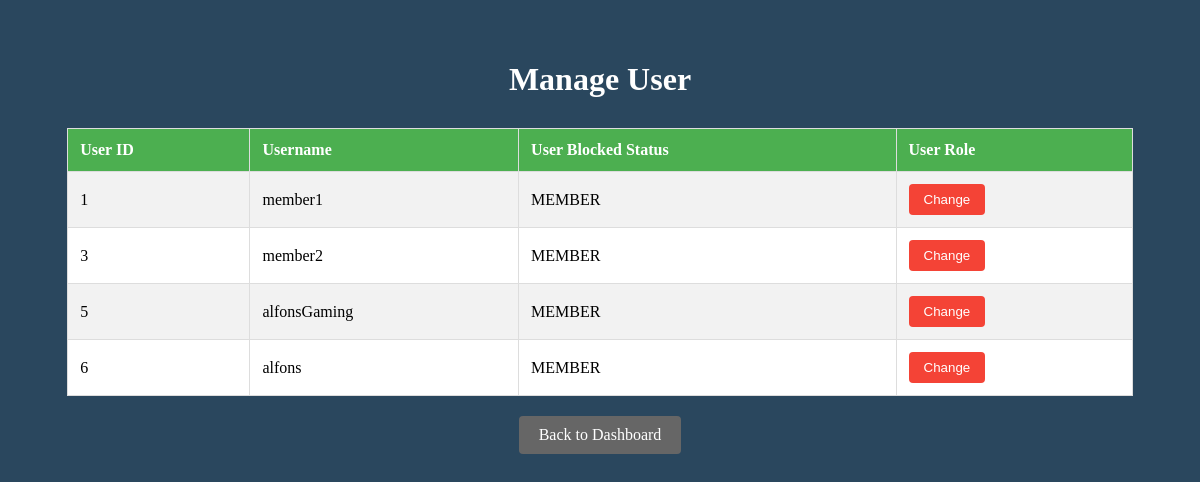
Before: /FrontEnd/html/Admin/changeUserRole.php (signed in) with the older database file.
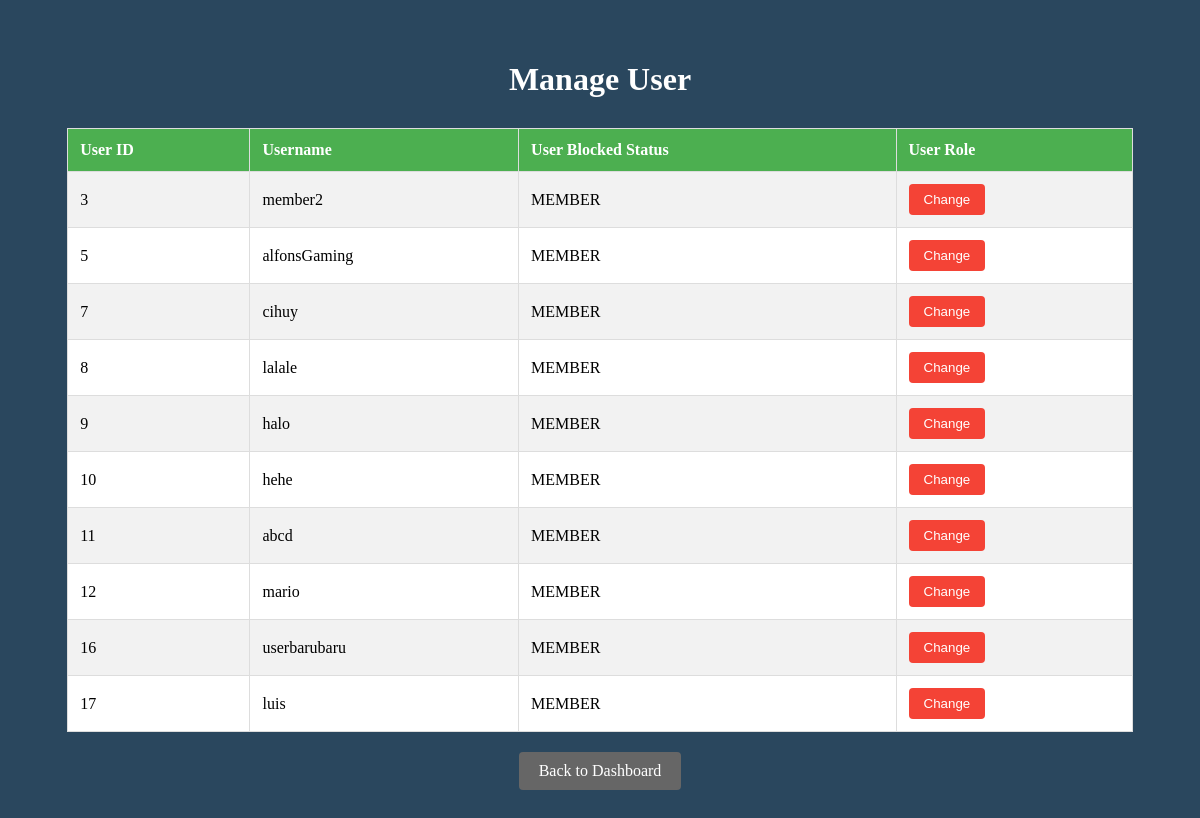
After: the same page with the newer database file.
### tables this page shows
CREATE TABLE `users` (
  `user_id` int(11) NOT NULL,
  `user_name` varchar(20) NOT NULL,
  `user_password` varchar(255) NOT NULL,
  `user_wallet` int(10) DEFAULT 0,
  `user_block_status` varchar(10) NOT NULL DEFAULT 'UNBLOCKED',
  `user_profile_picture` varchar(200) DEFAULT NULL,
  `user_role` varchar(30) NOT NULL DEFAULT 'MEMBER'
);

### FrontEnd/html/Admin/changeUserRole.php (the view, shortened to what this page needs)
<?php
require_once __DIR__ . "/../../../BackEnd/connection.php";
$sql = "SELECT * FROM users WHERE user_role = 'MEMBER'";
$result = mysqli_query($conn, $sql);
?>
<!DOCTYPE html>
<html lang="en">
<head>
    <link rel="stylesheet" type="text/css" href="../../css/blockUser.css">
</head>
<body>
    <div class="container">
        <h1>Manage User</h1>
        <table>
            <tr>
                <th>User ID</th>
                <th>Username</th>
                <th>User Blocked Status</th>
                <th>User Role</th>
            </tr>
            <?php
            if (mysqli_num_rows($result) > 0) {
                $user_rows = [];
                while ($row = mysqli_fetch_assoc($result)) {
                    $user_rows[] = $row;
                }
                foreach ($user_rows as $row) {
                    $user_id = $row['user_id'];
                    $user_query = "SELECT user_name, user_role FROM users WHERE user_id = '$user_id'";
                    $user_result = mysqli_query($conn, $user_query);
                    $user_data = mysqli_fetch_assoc($user_result);
                    $user_role = $user_data ? $user_data['user_role'] : '';
                    if ($user_role !== 'ADMIN') {
                        echo "<tr>";
                        echo "<td>" . $row['user_id'] . "</td>";
                        echo "<td>" . $row['user_name'] . "</td>";
                        echo "<td>" . $row['user_role'] . "</td>";
                        echo "<td>";
                        echo "<form action='../../../BackEnd/Admin/changeUserRole.php' method='POST'>
                        <input type='hidden' name='user_id' value='" . $row['user_id'] . "'>
                        <input type='submit' name='accept' value='Change' class='block-btn'>
                    </form>";
                        echo "</td>";
                        echo "</tr>";
                    }
                }
            } else {
                echo "<tr><td colspan='5'>No Available Member found</td></tr>";
            }
            ?>
        </table>
        <a href="admin.php" class="back-btn">Back to Dashboard</a>
    </div>
</body>
</html>

### FrontEnd/css/blockUser.css (style rules this page uses)
body { background-color: #2a475e; }
.container { width: 90%; margin: 20px auto; padding: 20px; }
h1 { text-align: center; color: white; margin-bottom: 30px; }
table { width: 100%; border-collapse: collapse; margin-bottom: 20px; background-color: white; }
th, td { padding: 12px; text-align: left; border: 1px solid #ddd; }
th { background-color: #4CAF50; color: white; }
tr:nth-child(even) { background-color: #f2f2f2; }
.block-btn, .unblock-btn { padding: 8px 15px; border: none; border-radius: 4px; cursor: pointer; color: white; }
.block-btn { background-color: #f44336; }
.back-btn { display: block; width: fit-content; margin: 20px auto; padding: 10px 20px; background-color: #666; color: white; text-decoration: none; border-radius: 4px; text-align: center; }

Changed rows visible on the page:
no longer on this page (row edited): users: user_id "1", user_name "member1", user_role "MEMBER"
removed users: user_id "6", user_name "alfons", user_role "MEMBER"
added users: user_id "7", user_name "cihuy", user_role "MEMBER"
added users: user_id "8", user_name "lalale", user_role "MEMBER"
added users: user_id "9", user_name "halo", user_role "MEMBER"
added users: user_id "10", user_name "hehe", user_role "MEMBER"
added users: user_id "11", user_name "abcd", user_role "MEMBER"
added users: user_id "12", user_name "mario", user_role "MEMBER"
added users: user_id "16", user_name "userbarubaru", user_role "MEMBER"
added users: user_id "17", user_name "luis", user_role "MEMBER"
